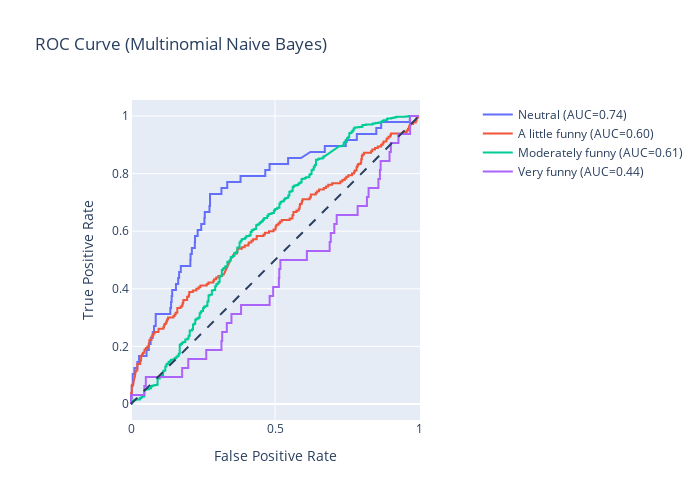

The notebook cell this image was saved under:
### Code cell
import plotly.graph_objects as go
import plotly.express as px
from sklearn.metrics import roc_curve, roc_auc_score

class_names = ['Neutral', 'A little funny', 'Moderately funny', 'Very funny']

nb_y_scores = nb_clf.predict_proba(X_test_trans1)

# One hot encode the labels in order to plot them
nb_y_onehot = pd.get_dummies(y_test, columns = nb_clf.classes_)

# Create an empty figure, and iteratively add new lines
# every time we compute a new class
nb_roc_fig = go.Figure()
nb_roc_fig.add_shape(
    type = 'line', line = dict(dash='dash'),
    x0 = 0, x1 = 1, y0 = 0, y1 = 1
)

for i in range(nb_y_scores.shape[1]):
    y_true = nb_y_onehot.iloc[:, i]
    y_score = nb_y_scores[:, i]

    fpr, tpr, _ = roc_curve(y_true, y_score)
    auc_score = roc_auc_score(y_true, y_score)

    name = f"{class_names[i]} (AUC={auc_score:.2f})"
    nb_roc_fig.add_trace(go.Scatter(x = fpr, y = tpr, name = name, mode = 'lines'))

nb_roc_fig.update_layout(
    title = 'ROC Curve (Multinomial Naive Bayes)',
    xaxis_title = 'False Positive Rate',
    yaxis_title = 'True Positive Rate',
    yaxis = dict(scaleanchor = "x", scaleratio = 1),
    xaxis = dict(constrain = 'domain'),
    width = 700, height = 500
)
nb_roc_fig.show()
